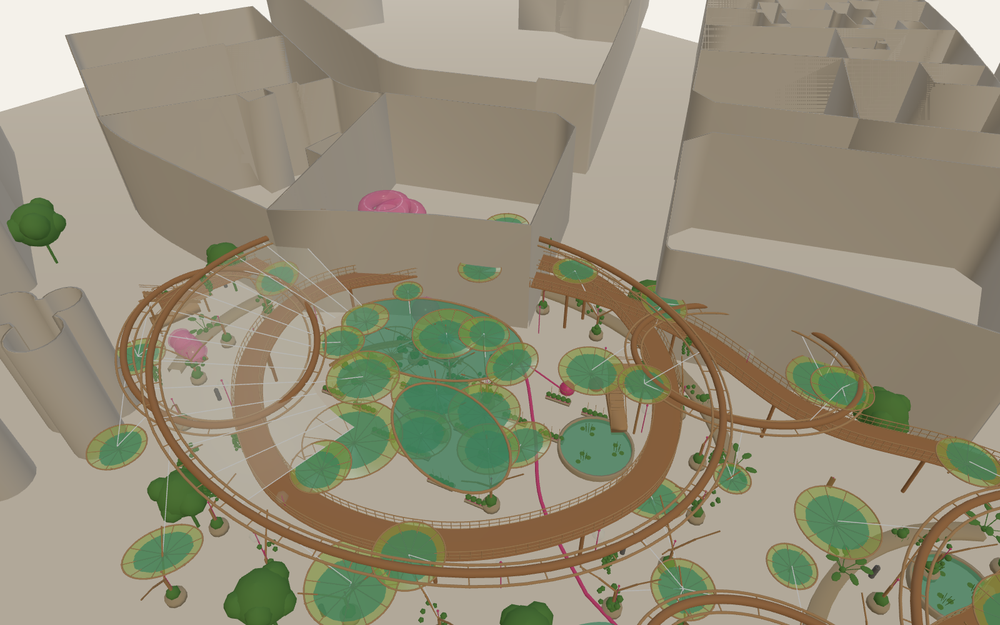
#> input picture G3-FASE1-INVESTIGACION/INVESTIGACIÓN/REFERENCIAS/REFUGIO_CLIMATICO/FASE_03B7_DETAILING_V004/_beforeafter/A_eci_aerea_v003.png, 1000 x 625 px, shrunk from 1600 x 1000 before the run
$ python beforeafter_pdf7.py
#> lines starting #> are read from the running program, lines starting #| are printed output that depends on the picture
# -*- coding: utf-8 -*-
"""03B7_V003_V004_BEFORE_AFTER.pdf — A: edificio (ECI) · B: metro/Estacion · C: zooms de detalle."""
import os

import matplotlib
matplotlib.use('Agg')
import matplotlib.pyplot as plt
from matplotlib.backends.backend_pdf import PdfPages
import matplotlib.image as mpimg

HERE = os.path.dirname(os.path.abspath(__file__))
BA = os.path.join(HERE, '_beforeafter')
CT = os.path.join(HERE, '_control')
OUT = os.path.join(HERE, '03B7_V003_V004_BEFORE_AFTER.pdf')

F_T = dict(fontsize=15, fontweight='bold', color='#2b2b2b')
F_C = dict(fontsize=8.2, color='#333')


def cell(ax, path, label):
    ax.imshow(mpimg.imread(path))
    ax.set_title(label, fontsize=9, pad=3)
    ax.axis('off')


with PdfPages(OUT) as pdf:
    # ---------------- PAGINA A ----------------
    fig, axs = plt.subplots(2, 2, figsize=(16.5, 11.7))
    fig.suptitle('A · EL EDIFICIO (El Corte Ingles) — v003 penetraba, v004 reconoce el borde', **F_T)
    cell(axs[0][0], os.path.join(BA, 'A_eci_aerea_v003.png'), 'v003 · aerea — pod y dosel DENTRO de la edificacion (hasta 10.1 m)')
    cell(axs[0][1], os.path.join(BA, 'A_eci_aerea_v004.png'), 'v004 · aerea — portico-galeria contra fachada, depositos exentos, 0 penetraciones')
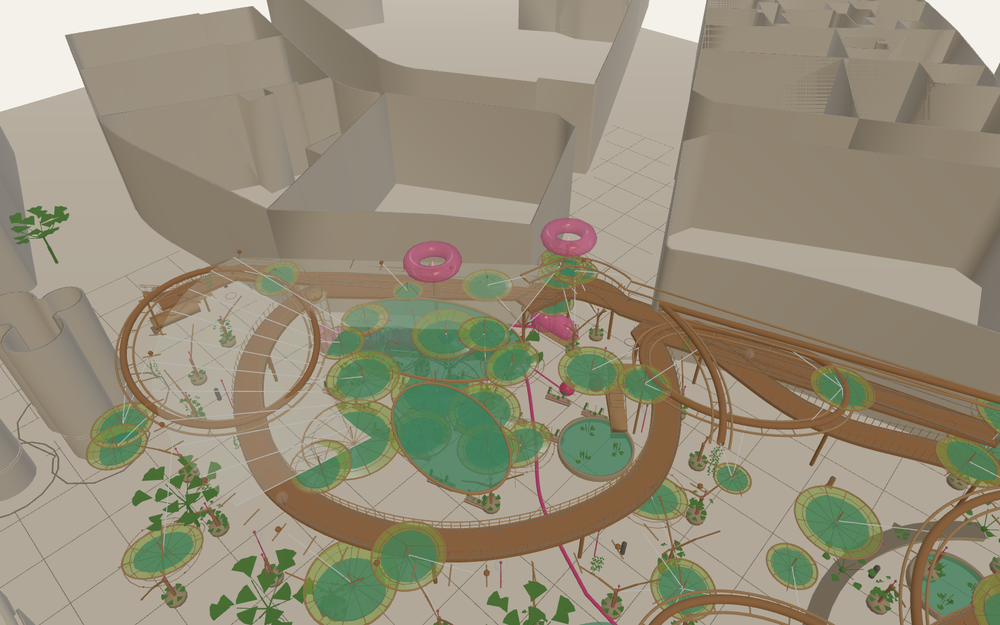
#> input picture G3-FASE1-INVESTIGACION/INVESTIGACIÓN/REFERENCIAS/REFUGIO_CLIMATICO/FASE_03B7_DETAILING_V004/_beforeafter/A_eci_aerea_v004.png, 1000 x 625 px, shrunk from 1600 x 1000 before the run
    cell(axs[1][0], os.path.join(BA, 'A_eci_calle_v003.png'), 'v003 · a pie de calle')
#> call 3 of cell, with label = 'v003 · a pie de calle'
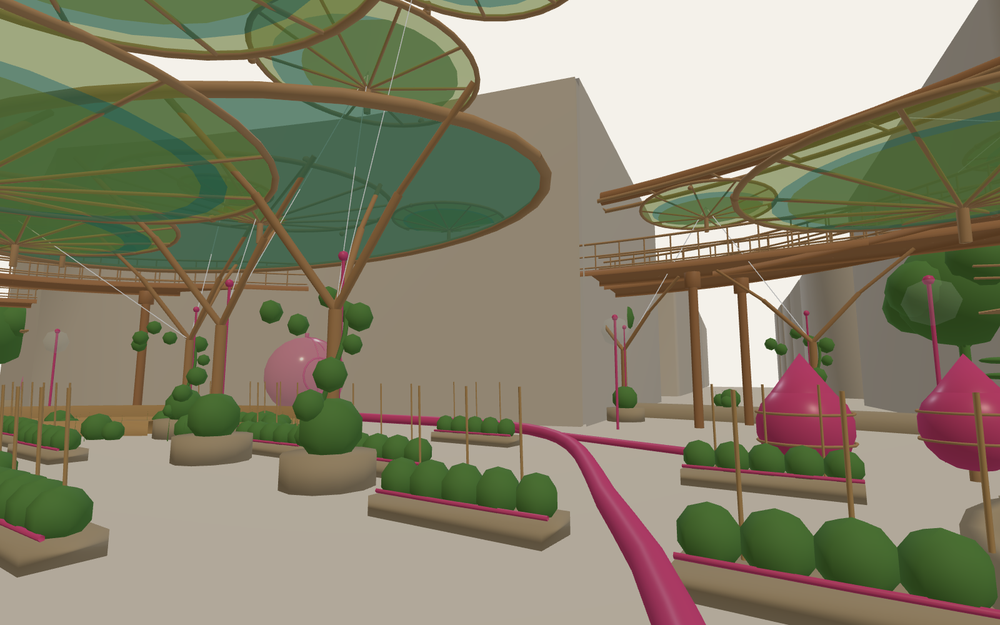
#> input picture G3-FASE1-INVESTIGACION/INVESTIGACIÓN/REFERENCIAS/REFUGIO_CLIMATICO/FASE_03B7_DETAILING_V004/_beforeafter/A_eci_calle_v003.png, 1000 x 625 px, shrunk from 1600 x 1000 before the run
    cell(axs[1][1], os.path.join(BA, 'A_eci_calle_v004.png'), 'v004 · a pie de calle — el arco aplanado ES el portico (tren T-O regenerado)')
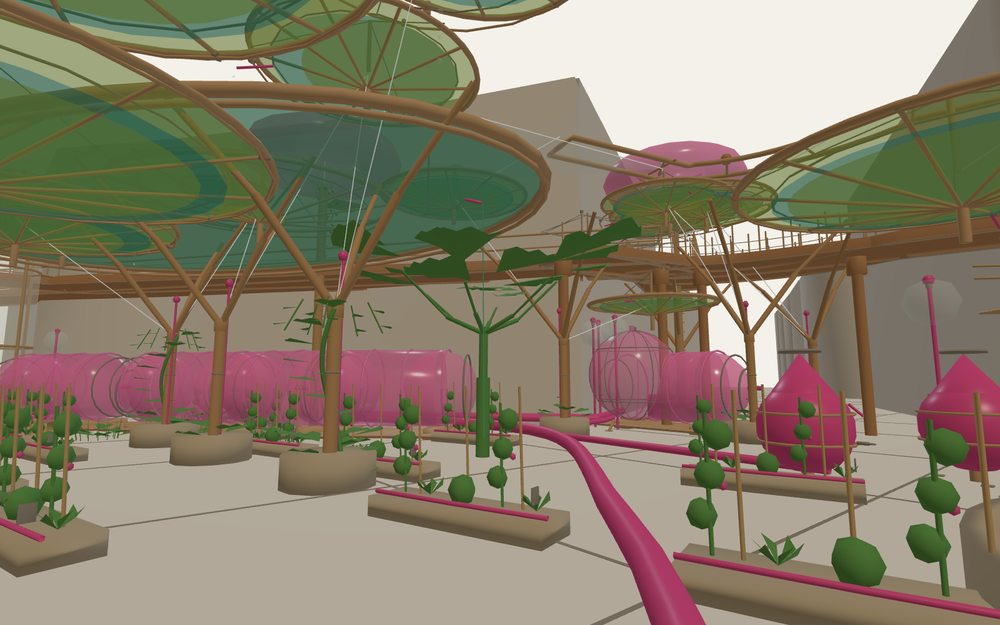
#> input picture G3-FASE1-INVESTIGACION/INVESTIGACIÓN/REFERENCIAS/REFUGIO_CLIMATICO/FASE_03B7_DETAILING_V004/_beforeafter/A_eci_calle_v004.png, 1000 x 625 px, shrunk from 1600 x 1000 before the run
    fig.text(0.5, 0.035, 'Medido: v003 = 439 mallas dentro de ECI (dep. max 10.1 m) · v004 = 0 penetraciones en 79 edificios '
             '(invest_urbano + modulo A12 independiente de la auditoria). Eje de cinta a +3.05 m, radio minimo 4.75 m.',
             ha='center', **F_C)
    plt.tight_layout(rect=(0, 0.05, 1, 0.95))
    pdf.savefig(fig); plt.close(fig)
#> after `pdf.savefig(fig)`:
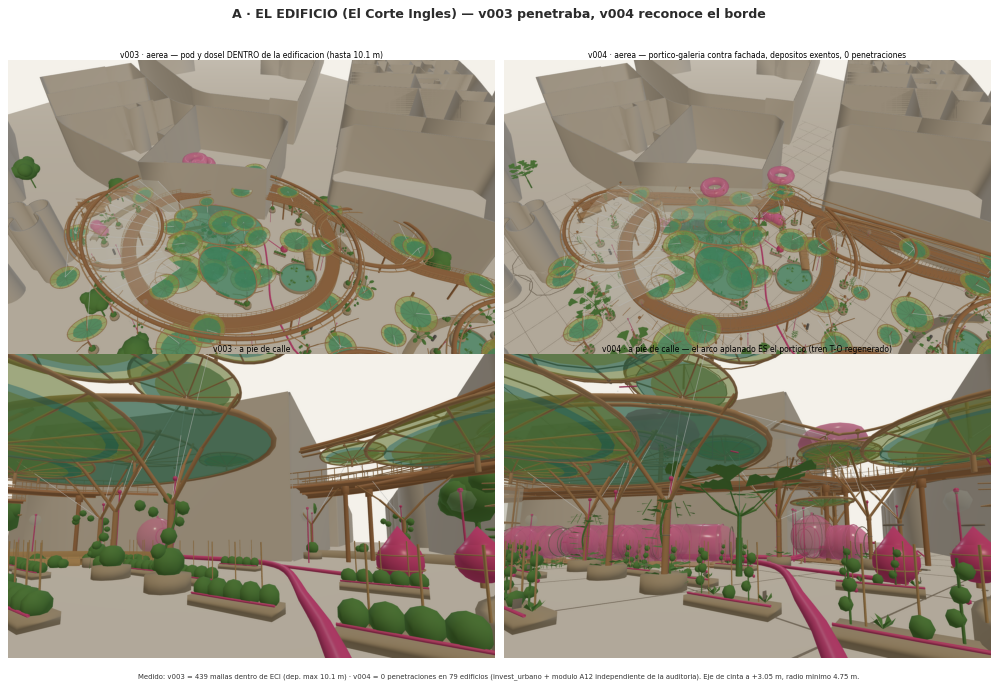
#> figure drawn by matplotlib, 4 panels

    # ---------------- PAGINA B ----------------
    fig, axs = plt.subplots(2, 2, figsize=(16.5, 11.7))
    fig.suptitle('B · METRO / CERCANIAS — de punto ignorado a ATRIO (abrazo, no exclusion)', **F_T)
    cell(axs[0][0], os.path.join(BA, 'B_est_aerea_v003.png'), 'v003 · aerea — la Estacion como punto: loops y dosel encima (173 elementos)')
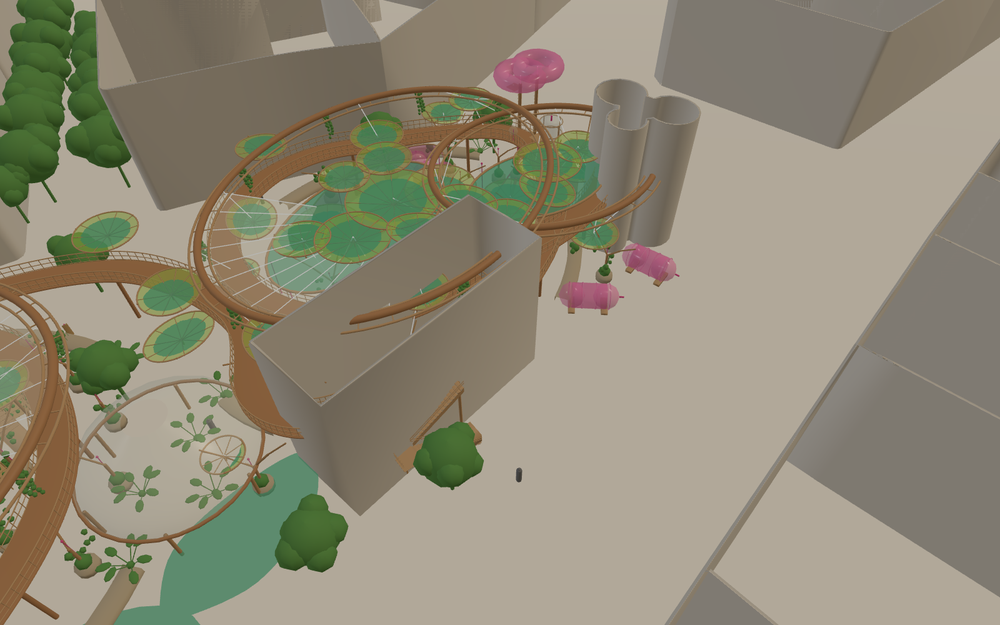
#> input picture G3-FASE1-INVESTIGACION/INVESTIGACIÓN/REFERENCIAS/REFUGIO_CLIMATICO/FASE_03B7_DETAILING_V004/_beforeafter/B_est_aerea_v003.png, 1000 x 625 px, shrunk from 1600 x 1000 before the run
    cell(axs[0][1], os.path.join(BA, 'B_est_aerea_v004.png'), 'v004 · aerea — atrio radial en la boca, dosel ABIERTO, belvedere en la cabeza')
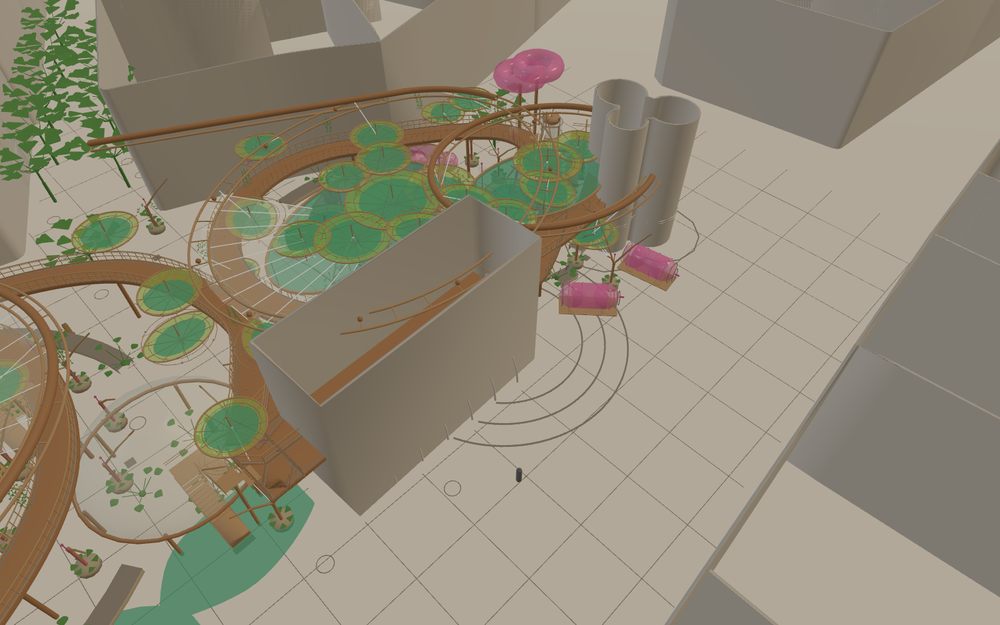
#> input picture G3-FASE1-INVESTIGACION/INVESTIGACIÓN/REFERENCIAS/REFUGIO_CLIMATICO/FASE_03B7_DETAILING_V004/_beforeafter/B_est_aerea_v004.png, 1000 x 625 px, shrunk from 1600 x 1000 before the run
#> (the run stopped early here; a loop or call above may not have finished)
